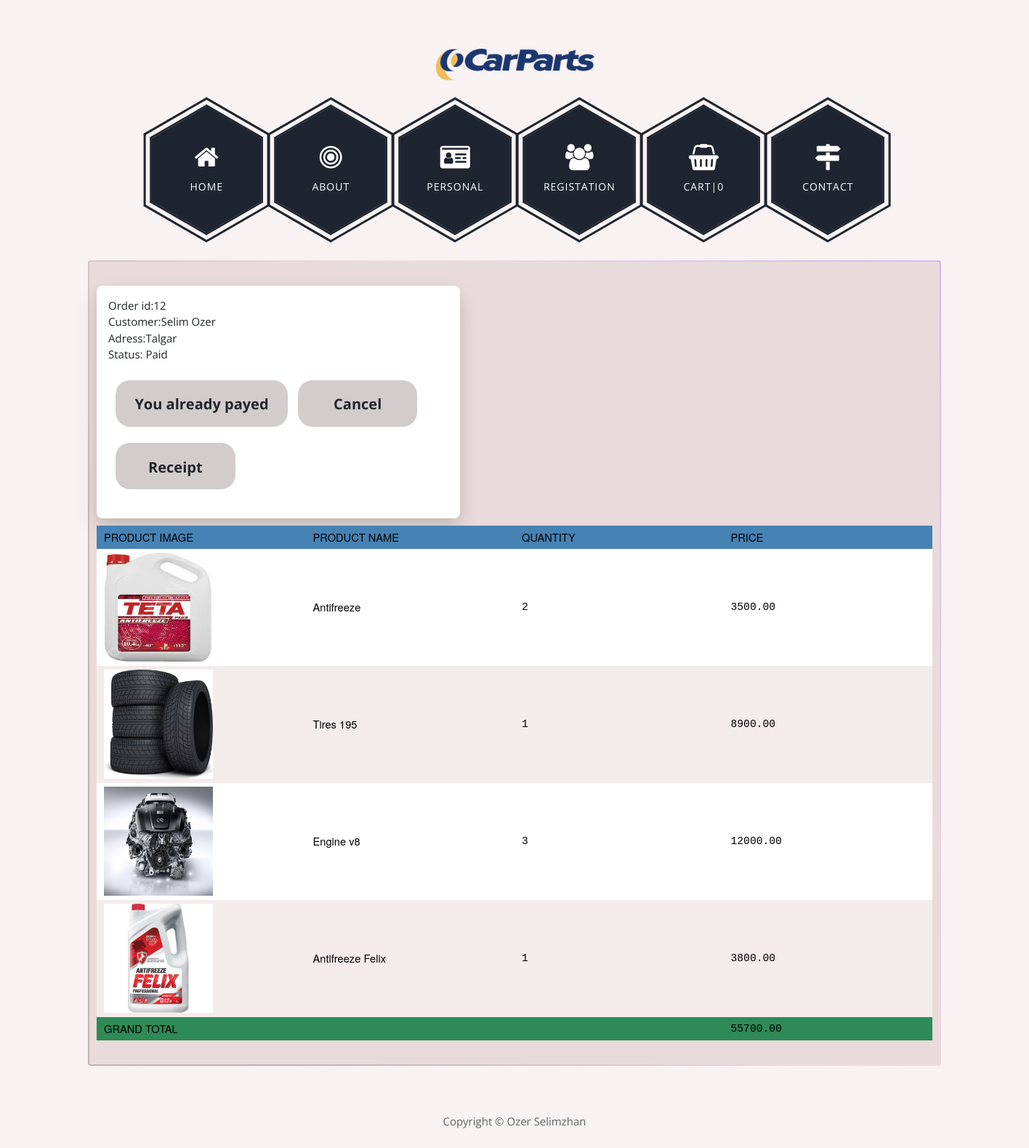
The page /order/12 (signed in) on the database its author committed.
### orders/models.py (models this page shows, shortened)
class Order(models.Model):
    first_name = models.CharField(max_length=50)
    last_name = models.CharField(max_length=50)
    email = models.EmailField()
    address = models.CharField(max_length=250)
    postal_code = models.CharField(max_length=20)
    city = models.CharField(max_length=100)
    created = models.DateTimeField(auto_now_add=True)
    updated = models.DateTimeField(auto_now=True)
    paid = models.BooleanField(default=False)
    userid = models.ForeignKey(User,to_field="id",on_delete=CASCADE)
    class Meta:
        ordering = ('-created',)
        verbose_name = 'Заказ'
        verbose_name_plural = 'Заказы'
    def get_total_cost(self):
        return sum(item.get_cost() for item in self.items.all())

class OrderItem(models.Model):
    order = models.ForeignKey(Order, related_name='items',on_delete=models.CASCADE)
    product = models.ForeignKey(Product, related_name='order_items',on_delete=models.CASCADE)
    price = models.DecimalField(max_digits=10, decimal_places=2)
    quantity = models.PositiveIntegerField(default=1)
    def get_cost(self):
        return self.price * self.quantity

### parts/models.py (models this page shows, shortened)
class Product(models.Model):
    category = models.ForeignKey(Category, related_name='products',on_delete=models.CASCADE)
    name = models.CharField(max_length=200, db_index=True)
    slug = models.SlugField(max_length=200, db_index=True)
    photo = models.ImageField(upload_to ='uploads/')
    description = models.TextField(blank=True)
    price = models.DecimalField(max_digits=10, decimal_places=2)
    stock = models.PositiveIntegerField()
    available = models.BooleanField(default=True)
    created = models.DateTimeField(auto_now_add=True)
    updated = models.DateTimeField(auto_now=True)
    class Meta:
        ordering = ('name',)
        index_together = (('id', 'slug'),)
        verbose_name = 'Продукт'
        verbose_name_plural = 'Продукты'

### parts/views.py (the view)
# urls.py: re_path(r'order/(?P<id>\d+)',views.detail_view,name='detail_view'),
def detail_view(request, id):
    order = get_object_or_404(Order, id=id)
    if order.userid_id == request.user.id:
        obj = get_object_or_404(Order, id = id)
        form = OrderCreateForm(request.POST or None, instance = obj)
        if request.method =="POST" and 'cancel' in request.POST :
            obj.delete()
            return HttpResponseRedirect("person")
        if request.method =="POST" and 'pay' in request.POST :
            obj.paid = True
            obj.save()
        return render(request, "detail_view.html",{'order': order})
    else:
        return redirect('/')

### cart/context_processor.py (called while the page is built)
def cart_total_amount(request):
	if request.user.is_authenticated:
		cart = Cart(request)
		total_bill = 0.0
		for key,value in request.session['cart'].items():
			total_bill = total_bill + (float(value['price']) * value['quantity'])
		return {'cart_total_amount' : total_bill}
	else:
		return {'cart_total_amount' : 0}

### Carparts/templates/detail_view.html (shortened to what this page needs)
{% load static %}
<!DOCTYPE html>
<html>
<head>
<link rel="stylesheet" href="https://stackpath.bootstrapcdn.com/bootstrap/4.5.0/css/bootstrap.min.css">
<link rel="stylesheet" href="https://maxcdn.bootstrapcdn.com/font-awesome/4.7.0/css/font-awesome.min.css">
	<link href="{% static 'css/style.css' %}" rel="stylesheet" />
</head>
<body>
	<div class="container" >
		<div class="placeholder">
			<div class="parallax-window" data-parallax="scroll" data-image-src="{% static 'img/simple-house-01.png' %}">
				<div class="tm-header">
					<div class="row tm-header-inner">
						<div class="col-md-6 col-12" id="cent">
							<img src="{% static 'img/carparts-logo-png-transparent.png' %}" alt="Logo" class="tm-site-logo" width="250" />
							<br>
						</div>
							<div class="hexagon-menu clear">
                                    <div class="hexagon-item">
                                        <div class="hex-item">
                                            <div></div>
                                            <div></div>
                                            <div></div>
                                        </div>
                                        <div class="hex-item">
                                            <div></div>
                                            <div></div>
                                            <div></div>
                                        </div>
                                        <a  class="hex-content" href="http://127.0.0.1:8000">
                                            <span class="hex-content-inner">
                                                <span class="icon">
                                                    <i class="fa fa-home"></i>
                                                </span>
                                                <span class="title">Home</span>
                                            </span>
                                            <svg viewBox="0 0 173.20508075688772 200" height="200" width="174" version="1.1" xmlns="http://www.w3.org/2000/svg"><path d="M86.60254037844386 0L173.20508075688772 50L173.20508075688772 150L86.60254037844386 200L0 150L0 50Z" fill="#1e2530"></path></svg>
                                        </a>
                                    </div>
                                    <div class="hexagon-item">
                                        <div class="hex-item">
                                            <div></div>
                                            <div></div>
                                            <div></div>
                                        </div>
                                        <div class="hex-item">
                                            <div></div>
                                            <div></div>
                                            <div></div>
                                        </div>
                                        <a  class="hex-content" href="http://127.0.0.1:8000/about">
                                            <span class="hex-content-inner">
                                                <span class="icon">
                                                    <i class="fa fa-bullseye"></i>
                                                </span>
                                                <span class="title">About</span>
                                            </span>
                                            <svg viewBox="0 0 173.20508075688772 200" height="200" width="174" version="1.1" xmlns="http://www.w3.org/2000/svg"><path d="M86.60254037844386 0L173.20508075688772 50L173.20508075688772 150L86.60254037844386 200L0 150L0 50Z" fill="#1e2530"></path></svg>
                                        </a>
                                    </div>
                                    <div class="hexagon-item">
                                        <div class="hex-item">
                                            <div></div>
                                            <div></div>
                                            <div></div>
                                        </div>
                                        <div class="hex-item">
                                            <div></div>
                                            <div></div>
                                            <div></div>
                                        </div>
                                        <a  class="hex-content" href="http://127.0.0.1:8000/person">
                                            <span class="hex-content-inner">
                                                <span class="icon">
                                                    <i class="fa fa-id-card"></i>
                                                </span>
                                                <span class="title">Personal</span>
                                            </span>
                                            <svg viewBox="0 0 173.20508075688772 200" height="200" width="174" version="1.1" xmlns="http://www.w3.org/2000/svg"><path d="M86.60254037844386 0L173.20508075688772 50L173.20508075688772 150L86.60254037844386 200L0 150L0 50Z" fill="#1e2530"></path></svg>
                                        </a>
                                    </div>
                                    <div class="hexagon-item">
                                        <div class="hex-item">
                                            <div></div>
                                            <div></div>
                                            <div></div>
                                        </div>
                                        <div class="hex-item">
                                            <div></div>
                                            <div></div>
                                            <div></div>
                                        </div>
                                        <a  class="hex-content" href="http://127.0.0.1:8000/accounts/login">
                                            <span class="hex-content-inner">
                                                <span class="icon">
                                                    <i class="fa fa-users"></i>
                                                </span>
                                                <span class="title">Registation</span>
                                            </span>
                                            <svg viewBox="0 0 173.20508075688772 200" height="200" width="174" version="1.1" xmlns="http://www.w3.org/2000/svg"><path d="M86.60254037844386 0L173.20508075688772 50L173.20508075688772 150L86.60254037844386 200L0 150L0 50Z" fill="#1e2530"></path></svg>
                                        </a>
                                    </div>
                                    <div class="hexagon-item">
                                        <div class="hex-item">
                                            <div></div>
                                            <div></div>
                                            <div></div>
                                        </div>
                                        <div class="hex-item">
                                            <div></div>
                                            <div></div>
                                            <div></div>
                                        </div>
                                        <a  class="hex-content" href="http://127.0.0.1:8000/cart/cart/cart-detail/">
                                            <span class="hex-content-inner">
                                                <span class="icon">
                                                    <i class="fa fa-shopping-basket"></i>
                                                </span>
                                                <span class="title">Cart|{{request.session.cart|length}}</span>
                                            </span>
                                            <svg viewBox="0 0 173.20508075688772 200" height="200" width="174" version="1.1" xmlns="http://www.w3.org/2000/svg"><path d="M86.60254037844386 0L173.20508075688772 50L173.20508075688772 150L86.60254037844386 200L0 150L0 50Z" fill="#1e2530"></path></svg>
                                        </a>
                                    </div>
                                    <div class="hexagon-item">
                                        <div class="hex-item">
                                            <div></div>
                                            <div></div>
                                            <div></div>
                                        </div>
                                        <div class="hex-item">
                                            <div></div>
                                            <div></div>
                                            <div></div>
                                        </div>
                                        <a  class="hex-content" href="http://127.0.0.1:8000/contact">
                                            <span class="hex-content-inner">
                                                <span class="icon">
                                                    <i class="fa fa-map-signs"></i>
                                                </span>
                                                <span class="title">Contact</span>
                                            </span>
                                            <svg viewBox="0 0 173.20508075688772 200" height="200" width="174" version="1.1" xmlns="http://www.w3.org/2000/svg"><path d="M86.60254037844386 0L173.20508075688772 50L173.20508075688772 150L86.60254037844386 200L0 150L0 50Z" fill="#1e2530"></path></svg>
                                        </a>
                                    </div>
                                </div>
                            </div>
                        </div>
                    </div>
                </div>
            </div>
		<main class="gradient-border">
            <br>
<div class="divbox">
    <td>Order id:{{order.id}}</td><br/>
      <td>Customer:{{order.first_name}} {{order.last_name}} </td> <br/>
      <td>Adress:{{order.address}} </td> <br/>
            <td>Status:{%if order.paid == 1 %} Paid {% else %} Not paid {% endif %}</td> <br/>
            <div class="wrapper">
            {%if order.paid == 0 %}
            <a class="button1" id="open-modal1" >Pay</a>
            {% else %}
            <a class="button1"  >You already payed</a>
            {% endif %}
            <a class="button1" id="open-modal">Cancel</a><br>
            <br>
            {%if order.paid == 1 %} <a class="button1" href="http://127.0.0.1:8000/check/{{order.id}}/">Receipt</a> {% endif %}
            </div>
  </div>
            <table>
  <thead>
    <tr>
      <th>Product Image</th>
      <th>Product name</th>
      <th>Quantity</th>
      <th>Price</th>
    </tr>
  </thead>
  <tbody>
    {% for item in order.items.all %}
    <tr>
     <td><img src="{{item.product.photo.url}}" width="150px" height="150px"></td>
      <td>{{ item.product.name }}</td>
      <td>{{ item.quantity }}</td>
      <td>{{ item.price }}</td>
    </tr>
    {% endfor %}
  </tbody>
  <tfoot>
    <tr>
      <th colspan="3">Grand Total</th>
      <th> {{order.get_total_cost}}</th>
    </tr>
  </tfoot>
</table>
<br>
	</main>
		<footer class="tm-footer text-center">
			<p>Copyright &copy; Ozer Selimzhan
            </p>
		</footer>
</body>
</html>

### Carparts/templates/detail_view.html (style rules this page uses)
table { font-family: "Helvetica Neue", Helvetica, sans-serif; margin: 10px; width: 1150px; background-color: white; }
thead { background: SteelBlue; color: white; }
th, td { padding: 5px 10px; font-size: 11pt; color: black; }
tbody tr:nth-child(even) { background: #F4EBEB; }
tbody tr td:nth-child(3), tbody tr td:nth-child(4) { font-family: monospace; }
tfoot { background: SeaGreen; color: white; }
tfoot tr th:last-child { font-family: monospace; }
.divbox { width: 500px; margin: 10px; background-color: white; padding: 1rem; box-shadow: 0 15px 30px 0 rgba(0,0,0,0.11), 0 5px 15px 0 rgba(0,0,0,0.08); background-color: #ffffff; border-radius: 0.5rem; border-left: 0 solid #00ff99; transition: border-left 300ms ease-in-out, padding-left 300ms ease-in-out; }
.wrapper { padding: 1.5rem 0; filter: url('#goo'); }
.button1 { margin-left: 10px; display: inline-block; text-align: center; background: #D3CCCC; color: var(--bg); font-weight: bold; padding: 1.18em 1.32em 1.03em; line-height: 1; border-radius: 1em; position: relative; min-width: 8.23em; text-decoration: none; font-family: var(--font); font-size: 1.25rem; }
.button1:before, .button1:after { width: 4.4em; height: 2.95em; position: absolute; content: ""; display: inline-block; background: #D3CCCC; border-radius: 50%; transition: transform 1s ease; transform: scale(0); z-index: -1; }
.button1:before { top: -20%; left: 20%; }
.button1:after { bottom: -25%; right: 20%; }

### rows shown on the page
Order: id "12", first_name "Selim", last_name "Ozer", address "Talgar", get_total_cost "55700.00"
OrderItem: product.photo (picture), product.name "Antifreeze", quantity "2", price "3500.00"
OrderItem: product.photo (picture), product.name "Tires 195", quantity "1", price "8900.00"
OrderItem: product.photo (picture), product.name "Engine v8", quantity "3", price "12000.00"
OrderItem: product.photo (picture), product.name "Antifreeze Felix", quantity "1", price "3800.00"

### other values the page prints
{{ request.session.cart|length }} "0"
